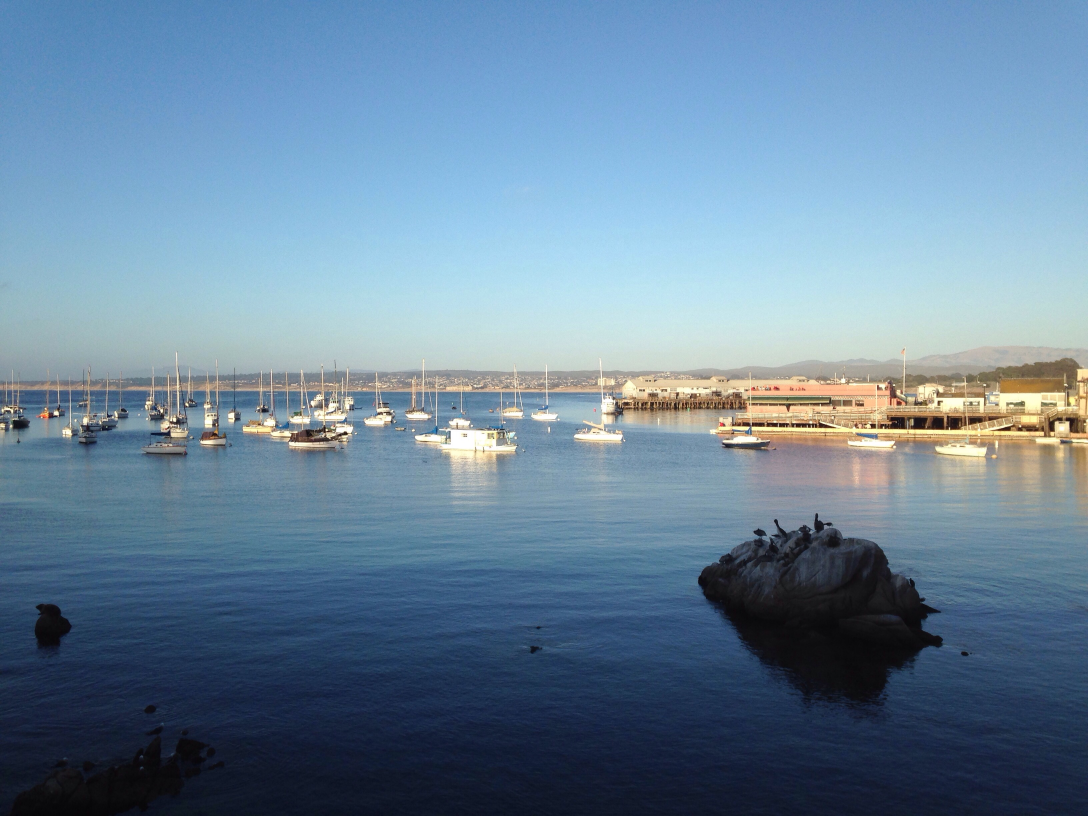
#> input picture test.jpg, 3264 x 2448 px (shown at 1/3 size)
$ python ImageToLevel.py   (older library calls are emulated)
#> lines starting #> are read from the running program, lines starting #| are printed output that depends on the picture; after the words box and inside, x2 and y2 are one past the last pixel; in counts of white or black regions, pixels touching at a corner belong together
### findbits.py
__author__ = 'me'
import cv2

import math
import numpy as np
import sys

def find_edges(img):
    image = img.copy()
    grey = cv2.cvtColor(image, cv2.COLOR_BGR2GRAY)
    grey = cv2.bilateralFilter(grey, 11, 17, 17)

    dst = cv2.Canny(grey, 50, 200)
    return dst


# [12 lines left out: functions find_circles, find_lines, not called in this run]

def angle_cos(p0, p1, p2):
    d1, d2 = (p0-p1).astype('float'), (p2-p1).astype('float')
    return abs( np.dot(d1, d2) / np.sqrt( np.dot(d1, d1)*np.dot(d2, d2) ) )

def find_squares(img):
    img = img.copy()
    img = cv2.GaussianBlur(img, (5, 5), 0)
    squares = []
    for gray in cv2.split(img):
        for thrs in xrange(0, 255, 26):
            if thrs == 0:
                bin = cv2.Canny(gray, 0, 50, apertureSize=5)
                bin = cv2.dilate(bin, None)
            else:
                retval, bin = cv2.threshold(gray, thrs, 255, cv2.THRESH_BINARY)
            bin, contours, hierarchy = cv2.findContours(bin, cv2.RETR_LIST, cv2.CHAIN_APPROX_SIMPLE)
            for cnt in contours:
                cnt_len = cv2.arcLength(cnt, True)
                cnt = cv2.approxPolyDP(cnt, 0.02*cnt_len, True)
                if len(cnt) == 4 and cv2.contourArea(cnt) > 1000 and cv2.isContourConvex(cnt):
                    cnt = cnt.reshape(-1, 2)
                    max_cos = np.max([angle_cos( cnt[i], cnt[(i+1) % 4], cnt[(i+2) % 4] ) for i in xrange(4)])
                    if max_cos < 0.1:
                        squares.append(cnt)
    return squares


def find_contours(img):
    img = img.copy();
    img = cv2.cvtColor(img, cv2.COLOR_BGR2GRAY)
    img = cv2.medianBlur(img, 5)
    done = cv2.Canny(img, 100,200,3)
    _, contours0, hierarchy = cv2.findContours( done, cv2.RETR_LIST, cv2.CHAIN_APPROX_NONE)
    contours = [cv2.approxPolyDP(cnt, 3, True) for cnt in contours0]

    return contours


def find_closed_shapes(img):
    img = img.copy()
    tmp = cv2.cvtColor(img,cv2.COLOR_BGR2GRAY)
    threshold = cv2.Canny(tmp, 50, 200, 5)


    (_,contours, _) = cv2.findContours(threshold,cv2.RETR_EXTERNAL,cv2.CHAIN_APPROX_NONE)

    closed = []
    for this_contour in contours:
        arc_length = cv2.arcLength(this_contour,True) * 0.02
        if abs(cv2.contourArea(this_contour)) < 50 or not cv2.isContourConvex(this_contour):
            pass

        approx = cv2.approxPolyDP(this_contour,arc_length, True)

        if approx.size < 10:
            closed.append(approx)

    return closed


def find_good_features(img):
    img = img.copy()
    grey = cv2.cvtColor(img,cv2.COLOR_BGR2GRAY)

    corners = cv2.goodFeaturesToTrack(grey,25,0.01,10)

    return corners

### starrysky.py
__author__ = 'me'

import cv2
import math
import random
import numpy as np

def create_star_background(image,density):
    h,w = image.shape[:2]
    base_color = 20
    for i in range(0,h,4):
        for j in range(0,w,4):
            rand = random.random()
            if rand < density:
                intensity = np.random.normal(0,.5,100)
                intensity = intensity[random.randrange(0,99)] * 50
                cv2.circle(image,(j,i),1,(base_color + intensity,)*3,1)


def create_contour_stars(image, contours):
    for contour in contours:
        center, radius = cv2.minEnclosingCircle(contour)
        rad = 100 + int((math.log(radius)+1) * 25)
        r = random.randrange(-15,15)
        g = random.randrange(-15,15)
        b = random.randrange(-15,15)
        center = (int(center[0]), int(center[1]))
        cv2.circle(image,center,2,(rad+ r -10, rad+g+-10,rad+b+-1), 0)
        cv2.circle(image,center,1, (rad + r, rad+g, rad+b), -1)


def create_good_feature_stars(image, features):
    for feature in features:
        x,y = feature.ravel()

        cv2.circle(image,(x,y),3,(0,)*3,-1)

### ImageToLevel.py
__author__ = 'me'


import cv2
import sys
import numpy as np
import math

import findbits
import starrysky


try:
    fn = sys.argv[1]
except:
    fn = "test.jpg"


src = cv2.imread(fn)
#> src is the input picture: shape (2448, 3264, 3); mean B, G, R 155.7, 133.1, 106.2
src = cv2.resize(src,(800,600))
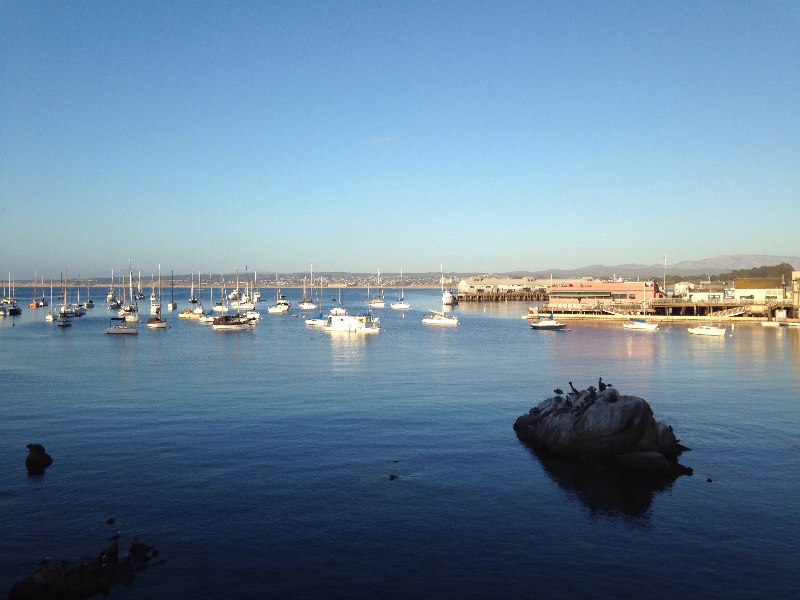
#> src: shape (600, 800, 3); mean B, G, R 155.6, 132.9, 106.1
h,w = src.shape[:2]
#> h = 600; w = 800
new_image = findbits.find_edges(src)
#> in find_edges, `grey = cv2.cvtColor(image, cv2.COLOR_BGR2GRAY)`:
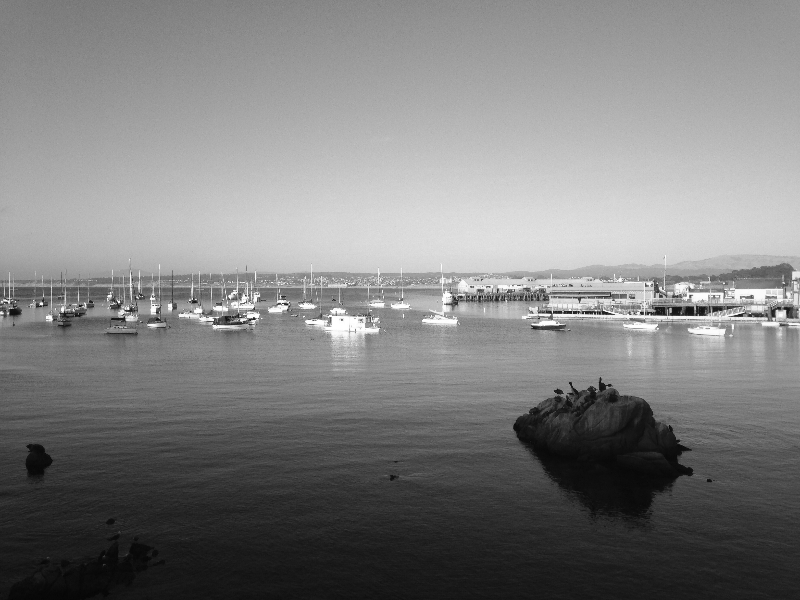
#> grey: shape (600, 800); min 4, max 255, mean 127.5
#> in find_edges, `dst = cv2.Canny(grey, 50, 200)`:
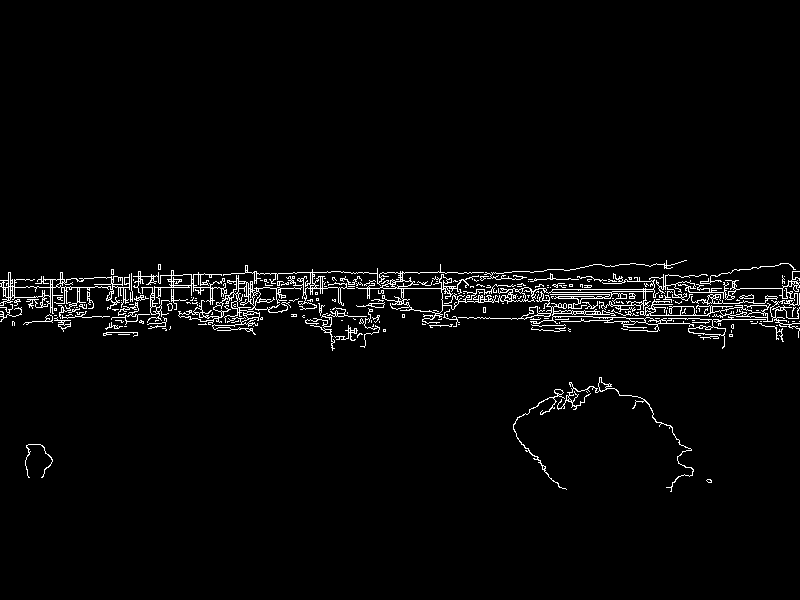
#> dst: shape (600, 800); 2.7% white in thin lines or dots, all inside (x1, y1, x2, y2) = (0, 260, 800, 492)
squares = findbits.find_squares(src)
#> the loop in find_squares, `for gray in cv2.split(img):` made 3 passes
#> after the loop in find_squares, `for gray in cv2.split(img):`: cnt = [[799, 272], [796, 272], [795, 273], [793, 273], [793, 277], [794, 277], [795, 276], [799, 276]]; max_cos = 0.133; squares = 8 items
#> squares = 8 items
blank_image = np.ones((h, w,3), np.uint8)

starrysky.create_star_background(blank_image,.2)
#> after the loop in create_star_background, `for i in range(0,h,4):`:
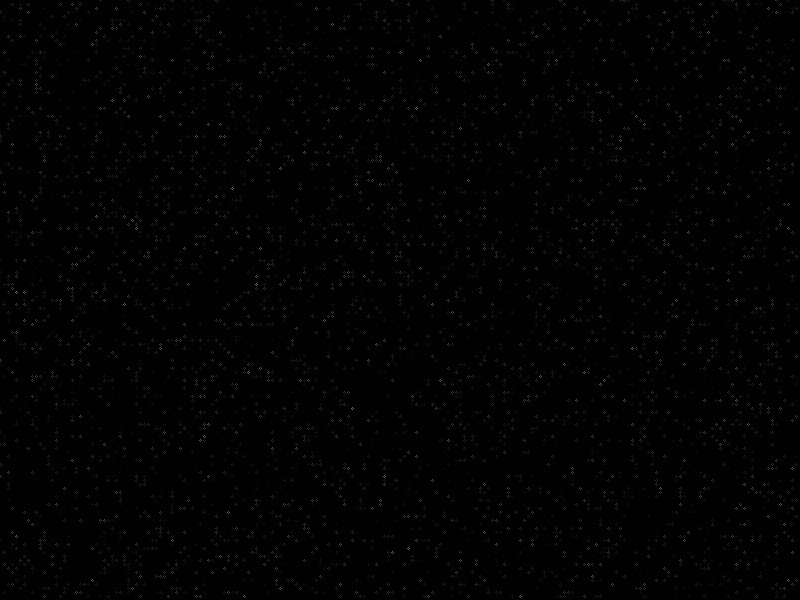
#> image: shape (600, 800, 3); min 0, max 106, mean 2.1
contours = findbits.find_contours(src)
#> in find_contours, `done = cv2.Canny(img, 100,200,3)`:
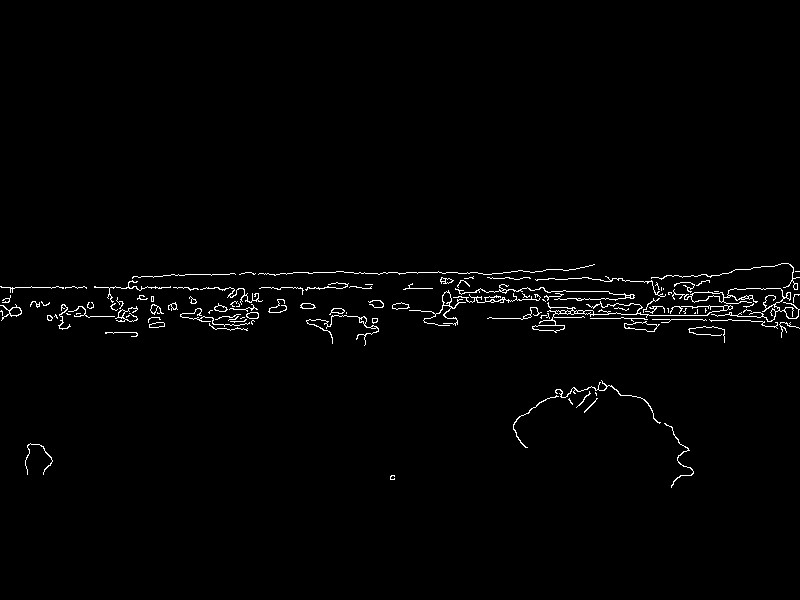
#> done: shape (600, 800); 1.4% white in thin lines or dots, all inside (x1, y1, x2, y2) = (0, 263, 800, 488)
#> in find_contours, `_, contours0, hierarchy = cv2.findContours( done, cv2.RETR_LIST, cv2.C..`: contours0 = 156 contours, 107 with area under 20; largest, box (x1, y1, x2, y2) and area: (532, 301, 733, 333) 348, (672, 288, 800, 322) 346, (691, 292, 724, 303) 200, (624, 321, 660, 332) 194, (624, 322, 658, 332) 184
#> in find_contours, `contours = [cv2.approxPolyDP(cnt, 3, True) for cnt in contours0]`: contours = 156 contours, 112 with area under 20; largest, box (x1, y1, x2, y2) and area: (532, 302, 733, 333) 521, (672, 288, 800, 322) 394, (409, 290, 466, 326) 236, (624, 321, 660, 332) 230, (624, 322, 658, 332) 186

#cv2.drawContours(blank_image,contours,-1, (0,255,0),3)
starrysky.create_contour_stars(blank_image,contours)
#> the loop in create_contour_stars, `for contour in contours:` made 156 passes
#> (contour, center, radius, rad, r, g, b) on passes 1, 4, 5: ([[391, 475], [390, 479], [394, 479]], (392, 477), 2.58, 148, 10, -12, 10), ([[597, 398], [584, 412]], (590, 405), 9.55, 181, -3, 13, -14), ([[569, 398], [572, 404]], (570, 401), 3.35, 155, 4, 7, 2)
#> after the loop in create_contour_stars, `for contour in contours:`:
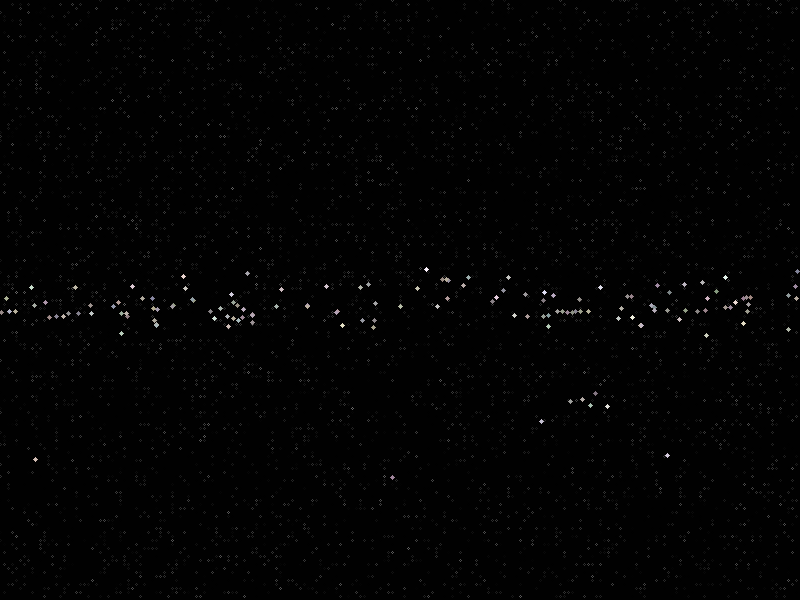
#> image: shape (600, 800, 3); 0.39% of pixels changed, all inside (x1, y1, x2, y2) = (0, 267, 800, 480); drawn as B, G, R

shapes = findbits.find_closed_shapes(src)
#> in find_closed_shapes, `threshold = cv2.Canny(tmp, 50, 200, 5)`:
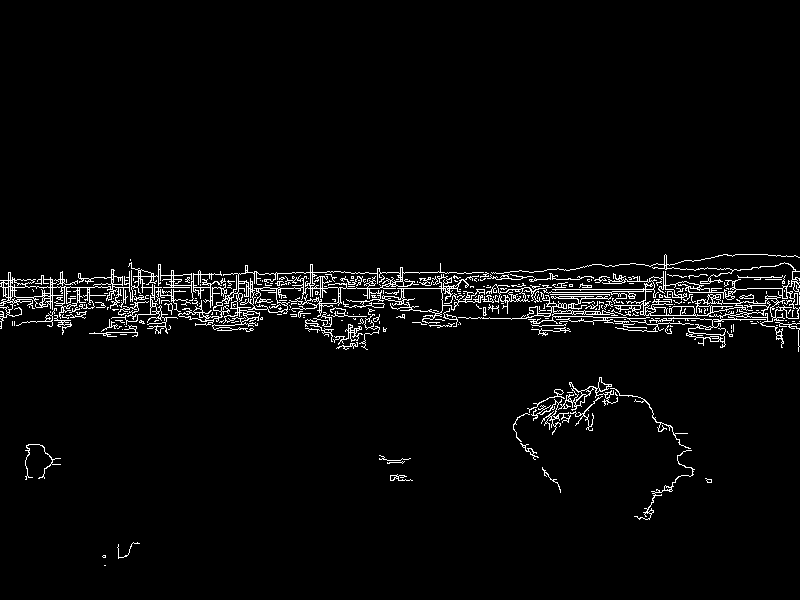
#> threshold: shape (600, 800); 3.2% white in thin lines or dots, all inside (x1, y1, x2, y2) = (0, 254, 800, 566)
#> in find_closed_shapes, `(_,contours, _) = cv2.findContours(threshold,cv2.RETR_EXTERNAL,cv2.CHA..`: contours = 212 contours, 188 with area under 20; largest, box (x1, y1, x2, y2) and area: (486, 271, 800, 348) 5063, (178, 263, 484, 332) 3953, (0, 262, 227, 334) 1950, (382, 274, 485, 324) 1198, (458, 292, 694, 332) 359
#> the loop in find_closed_shapes, `for this_contour in contours:` made 212 passes
#> arc_length on passes 2 to 4: 0.177, 1.86, 0.393
#> after the loop in find_closed_shapes, `for this_contour in contours:`: closed = 100 contours, 97 with area under 20; largest, box (x1, y1, x2, y2) and area: (458, 292, 694, 325) 3228, (382, 289, 485, 324) 1518, (737, 275, 783, 280) 61
#> shapes has the same summary as closed in find_closed_shapes

tofollow = findbits.find_good_features(src)
#> in find_good_features, `corners = cv2.goodFeaturesToTrack(grey,25,0.01,10)`: corners = 25 rows, first 8: [42, 304], [642, 313], [254, 318], [62, 311], [119, 302], [572, 312], [128, 308], [584, 313]
#> tofollow has the same summary as corners in find_good_features

starrysky.create_good_feature_stars(blank_image,tofollow)
#> the loop in create_good_feature_stars, `for feature in features:` made 25 passes
#> (x, y) on passes 1 to 12: (42, 304), (642, 313), (254, 318), (62, 311), (119, 302), (572, 312), (128, 308), (584, 313), (562, 312), (212, 319), (287, 306), (785, 310)
#> after the loop in create_good_feature_stars, `for feature in features:`: image: shape (600, 800, 3); 0.15% of pixels changed, all inside (x1, y1, x2, y2) = (0, 292, 789, 324)

cv2.imshow("starry sky", blank_image)
cv2.waitKey(0)
